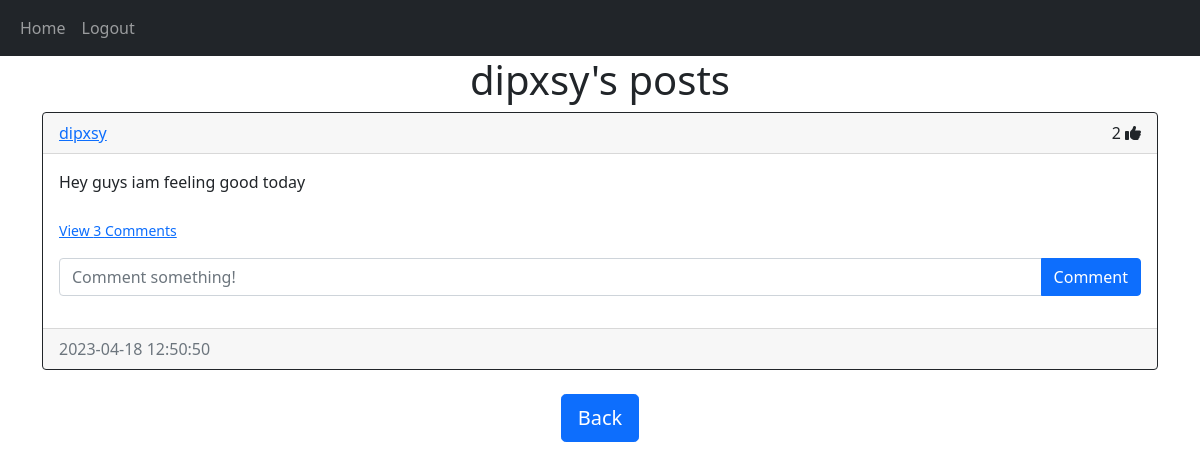
Page /posts/dipxsy (signed in) on the committed database.
### website/models.py (models this page shows)
class User(db.Model, UserMixin):
    id = db.Column(db.Integer, primary_key=True)
    email = db.Column(db.String(150), unique=True)
    username = db.Column(db.String(150), unique=True)
    password = db.Column(db.String(150))
    date_created = db.Column(db.DateTime(timezone=True), default=func.now())
    posts = db.relationship('Post', backref='user', passive_deletes=True)
    comments = db.relationship('Comment', backref='user', passive_deletes=True)
    likes = db.relationship('Like', backref='user', passive_deletes=True)

class Post(db.Model):
    id = db.Column(db.Integer, primary_key=True)
    text = db.Column(db.Text, nullable=False)
    date_created = db.Column(db.DateTime(timezone=True), default=func.now())
    author = db.Column(db.Integer, db.ForeignKey(
        'user.id', ondelete="CASCADE"), nullable=False)
    comments = db.relationship('Comment', backref='post', passive_deletes=True)
    likes = db.relationship('Like', backref='post', passive_deletes=True)

### website/views.py (the view)
@views.route("/posts/<username>")
@login_required
def posts(username):
    user = User.query.filter_by(username=username).first()
    if not user:
        flash('No user with that username exists.', category='error')
        return redirect(url_for('views.home'))
    posts = user.posts
    return render_template("posts.html", user=current_user, posts=posts, username=username)

### website/__init__.py (called while the page is built)
def create_app():
    app = Flask(__name__)
    app.config['SECRET_KEY'] = "helloworld"
    app.config['SQLALCHEMY_DATABASE_URI'] = f'sqlite:///{DB_NAME}'
    db.init_app(app)
    from .views import views
    from .auth import auth
    app.register_blueprint(views, url_prefix="/")
    app.register_blueprint(auth, url_prefix="/")
    from .models import User, Post, Comment, Like
    create_database(app)
    login_manager = LoginManager()
    login_manager.login_view = "auth.login"
    login_manager.init_app(app)
    @login_manager.user_loader
    def load_user(id):
        return User.query.get(int(id))
    return app

### website/templates/posts.html (shortened to what this page needs)
{% extends "posts_div.html" %}  {% block header %} {{username}}'s posts {% endblock %} {% block footer %}
<div align="center">
  <a href="/home"
    ><button type="button" class="btn btn-primary btn-lg">Back</button></a
  >
</div>
{% endblock %}

### website/templates/posts_div.html (shortened to what this page needs)
{% extends "base.html" %} {% block title %}Home{% endblock %} {% block content
%}
<h1 align="center">{% block header %}Posts{% endblock %}</h1>
<div id="posts">
  {% for post in posts %}
  <div class="card border-dark">
    <div class="card-header d-flex justify-content-between align-items-center">
      <a href="/posts/{{post.user.username}}">{{post.user.username}}</a>
      <div>
        <span id="likes-count-{{post.id}}">
        {{ post.likes|length }}</span>
        {% if user.id in post.likes|map(attribute="author")|list %}
        <i
          class="fas fa-thumbs-up"
          id="like-button-{{post.id}}"
          onclick="like({{post.id}})"
        ></i>
        {% else %}
        <i
          class="far fa-thumbs-up"
          id="like-button-{{post.id}}"
          onclick="like({{post.id}})"
        ></i>
        {% endif %}
      </div>
    </div>
    <div class="card-body">
      <div class="card-text">{{post.text}}</div>
      <br />
      <p class="card-text">
        {% if post.comments|length > 0 %}
        <a data-bs-toggle="collapse" href="#comments-{{post.id}}" role="button">
          <small>View {{post.comments|length}} Comments</small>
        </a>
        {% else %}
        <small class="text-muted">No Comments</small>
        {% endif %}
      </p>
      <form
        class="input-group mb-3"
        method="POST"
        action="/create-comment/{{post.id}}"
      >
        <input
          type="text"
          id="text"
          name="text"
          class="form-control"
          placeholder="Comment something!"
        />
        <button type="submit" class="btn btn-primary">Comment</button>
      </form>
    </div>
    <div class="card-footer text-muted">{{post.date_created}}</div>
  </div>
  <br/ > {% endfor %}
</div>
{% block footer %}{% endblock %} {% endblock %}

### website/templates/base.html (shortened to what this page needs)
<!DOCTYPE html>
<html lang="en">
  <head>
    <link
      href="https://cdn.jsdelivr.net/npm/bootstrap@5.0.2/dist/css/bootstrap.min.css"
      rel="stylesheet"
    />
  </head>
  <body>
    <nav class="navbar navbar-expand-lg navbar-dark bg-dark">
      <div class="container-fluid">
        <div class="collapse navbar-collapse" id="navbar">
          <div class="navbar-nav">
            <a class="nav-item nav-link" href="/home">Home</a>
            {% if user.is_authenticated %}
            <a class="nav-item nav-link" href="/logout">Logout</a>
            {% else %}
            <a class="nav-item nav-link" href="/login">Login</a>
            <a class="nav-item nav-link" href="/sign-up">Sign Up</a>
            {% endif %}
          </div>
        </div>
      </div>
    </nav>
    <div class="container">{% block content %}{% endblock %}</div>
  </body>
</html>

### rows in the picture
User: username "dipxsy"
Post: user.username "dipxsy", likes|length "2", text "Hey guys iam feeling good today", comments|length "3", date_created "2023-04-18 12:50:50"
